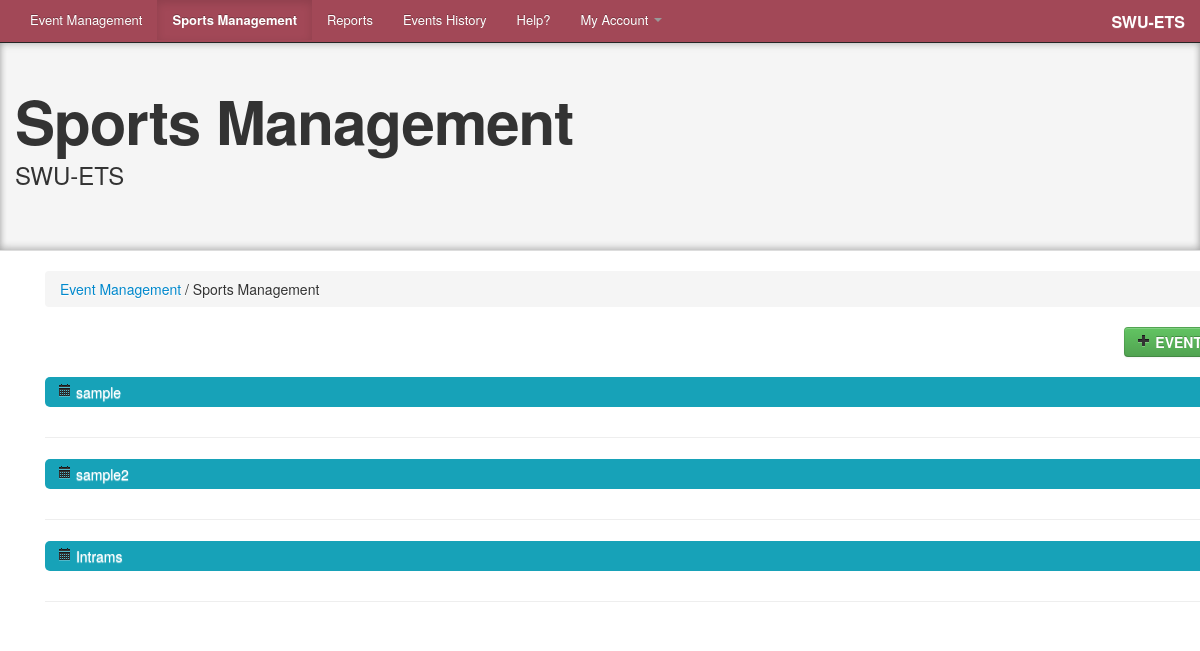
Screenshot of /sports_management.php (signed in) with the database file from the repository.
### tables this page shows
CREATE TABLE `sports_event` (
  `id` int(11) NOT NULL,
  `sport_event_name` text NOT NULL,
  `from_year` text NOT NULL,
  `to_year` text NOT NULL,
  `date_start` text NOT NULL,
  `date_end` text NOT NULL,
  `venue` text NOT NULL,
  `date_created` datetime NOT NULL DEFAULT current_timestamp()
);

### session.php (called while the page is built, shortened)
							</script><?php
$tabname="";
?>

### sports_management.php (the view, shortened to what this page needs)
<!DOCTYPE html>
<html lang="en">
<?php
include('session.php');
?>
<head>
  <link href="assets/css/bootstrap1.css" rel="stylesheet">
  <link href="assets/css/bootstrap-responsive.css" rel="stylesheet">
  <link href="assets/css/docs1.css" rel="stylesheet">
  <link href="assets/js/google-code-prettify/prettify.css" rel="stylesheet">
  <link rel="stylesheet" href="yearpicker.css">
</head>
<body>
  <div class="navbar navbar-inverse navbar-fixed-top" style="z-index: 1060;">
    <div class="navbar-inner">
      <div class="container">
        <a class="brand" href="#">
          <font size="3">SWU-ETS</font>
        </a>
        <div class="nav-collapse collapse">
          <ul class="nav">
            <li>
              <a href="home.php">Event Management</a>
            </li>
            <li class="active">
              <a href="sports_management.php"><strong>Sports Management</strong></a>
            </li>
            <li>
              <a href="score_sheets.php">Reports</a>
            </li>
            <li>
              <a href="rev_main_event.php">Events History</a>
            </li>
            <li>
              <a href="user-guide.php">Help?</a>
            </li>
            <li class="dropdown">
              <a href="#" class="dropdown-toggle" data-toggle="dropdown" role="button" aria-expanded="false">My Account <span class="caret"></span></a>
            </li>
          </ul>
        </div>
      </div>
    </div>
  </div>
  <header class="jumbotron subhead" id="overview">
    <div class="container">
      <h1>Sports Management</h1>
      <p class="lead">SWU-ETS</p>
    </div>
  </header>
  <div class="container">
    <div class="span12">
      <br />
      <div class="col-md-12">
        <ul class="breadcrumb">
        <li><a href="<?= ($tabname=="") ? "home.php" : "#" ?>">Event Management</a> / </li>
        <li>Sports Management</li>
        </ul>
      </div>
<button type="button" class="btn btn-success pull-right" data-toggle="modal" data-target="#addSportsEventModal">
  <i class="icon icon-plus"></i> <strong>EVENT</strong>
</button>
<?php
  include 'config.php';
  $stmt = $pdo->query('SELECT id, sport_event_name FROM sports_event');
  $events = $stmt->fetchAll(PDO::FETCH_ASSOC);
?>
<br><br>
<div id="accordion">
    <?php foreach ($events as $event): ?>
      <div class="card" style="margin-bottom:20px !important;">
        <div class="card-header" style="background-color:#17a2b8; border-radius:5px;" id="heading<?= $event['id'] ?>">
          <h5 class="mb-0">
            <button class="btn btn-link bg-transparent" style="color:white !important;" data-toggle="collapse" data-target="#collapse<?= $event['id'] ?>" aria-expanded="true" aria-controls="collapse<?= $event['id'] ?>">
            <i class="icon-calendar"></i> <?= $event['sport_event_name'] ?>
            </button>
          </h5>
        </div>
      </div>
      <hr>
    <?php endforeach; ?>
</div>
</body>
</html>

### assets/css/docs1.css (style rules this page uses)
body { position: relative; padding-top: 40px; }
body > .navbar { font-size: 13px; }
body > .navbar .brand { padding-right: 0; padding-left: 0; margin-left: 20px; float: right; font-weight: bold; color: rgb(255, 255, 255); text-shadow: 0 1px 0 rgba(255,255,255,.1), 0 0 30px rgba(255,255,255,.125); -webkit-transition: all .2s linear; -moz-transition: all .2s linear; transition: all .2s linear; }
.jumbotron { position: relative; padding: 40px 0; color: #333333; text-align: center; background: #F5F5F5; filter: progid:DXImageTransform.Microsoft.gradient( startColorstr='#001995', endColorstr='#5E79FD',GradientType=1 ); -webkit-box-shadow: inset 0 3px 7px rgba(0,0,0,.2), inset 0 -3px 7px rgba(0,0,0,.2); -moz-box-shadow: inset 0 3px 7px rgba(0,0,0,.2), inset 0 -3px 7px rgba(0,0,0,.2); box-shadow: inset 0 3px 7px rgba(0,0,0,.2), inset 0 -3px 7px rgba(0,0,0,.2); }
.jumbotron h1 { font-size: 80px; font-weight: bold; letter-spacing: -1px; line-height: 1; }
.jumbotron p { font-size: 24px; font-weight: 300; line-height: 1.25; margin-bottom: 30px; }
.jumbotron .container { position: relative; z-index: 2; }
.subhead { text-align: left; border-bottom: 1px solid #ddd; }
.subhead h1 { font-size: 60px; }
.subhead p { margin-bottom: 20px; }
.navbar-inverse .navbar-inner { background: #A24857 !important; }

### yearpicker.css (style rules this page uses)
:root { --background-color: #fff; --border-color: #ccc; --text-color: #555; --selected-text-color: rgb(56, 241, 164); --hover-background-color: #eee; }

### rows the page displays
sports_event: sport_event_name "sample"
sports_event: sport_event_name "sample2"
sports_event: sport_event_name "Intrams"
